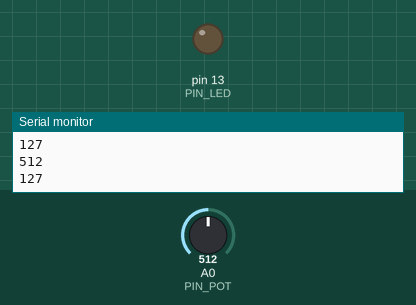
A sketch run on a simulated Arduino Uno, built with avr-gcc and run on an emulated ATmega328P. On the bench: output pins drawn as LEDs (lit = HIGH), the last lines printed to the serial monitor. Inputs (shaded band) come from the test bench; at power-on: A0 (PIN_POT) = 512.

Above: at 1.2 s.
1.3 s: A0 (PIN_POT) set to 525
At 2.0 s:
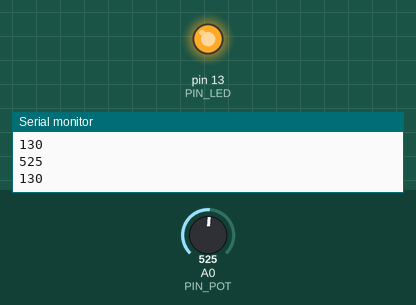
2.8 s: A0 (PIN_POT) set to 511
At 3.5 s:
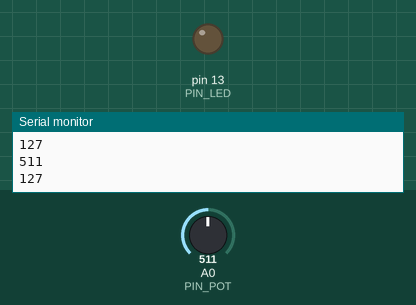
4.3 s: A0 (PIN_POT) set to 716
At 4.9 s:
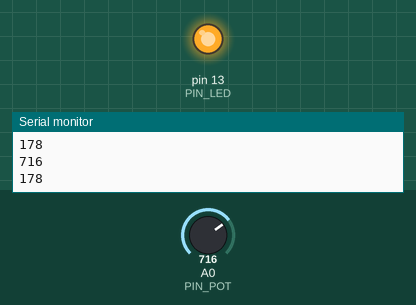
Timing chart, 0 to 7.3 s (numbered marks = the images above; inputs shaded):
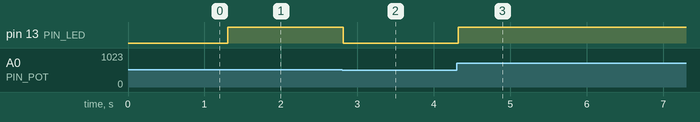

Measured:
- the behaviour switches between 513 and 514 on A0 (PIN_POT) (found by bisection; images 0 and 1)
- after the input at 1.3 s, pin 13 (PIN_LED): LOW → HIGH at once
- after the input at 2.8 s, pin 13 (PIN_LED): HIGH → LOW at once
- after the input at 4.3 s, pin 13 (PIN_LED): LOW → HIGH at once

The sketch:

lectura_analogica.ino
```cpp
/*
  Uso de potenciómetro para repaso de lectura analógica
  Agregado de función map() para extrapolación de valores entre rango ADC y rango analogWrite
 */

const int PIN_LED = 13;
const int PIN_POT = 14; // A0
const int FREC_POT = 100;

int lectura, lecturaMap;

void setup() {
  Serial.begin(38400);
  pinMode(PIN_POT, INPUT);
  pinMode(PIN_LED, OUTPUT);
}

void loop() {
    lectura = analogRead(PIN_POT);
    // map() nos permite extrapolar un valor de un rango a otro, en este caso el de la variable
    // "lectura", siendo el rango original 0 a 1023, y el destino 0 a 255.
    // por ende lectura = 0 => lecturaMap = 0, lectura = 1023 => lecturaMap = 255,
    // lectura = 512 => lecturaMap = 128, etc.
    lecturaMap = map(lectura, 0, 1023, 0, 255);
    Serial.println(lectura);
	Serial.println(lecturaMap);
	// La extrapolación que hicimos con map() es necesaria, ya que analogWrite en el caso de
    // Arduino UNO, solo opera en un rango de 0 a 255.
    analogWrite(PIN_LED, lecturaMap);

	// Aguardamos 100 milisegundos antes de repetir
	delay(100);
}
```
